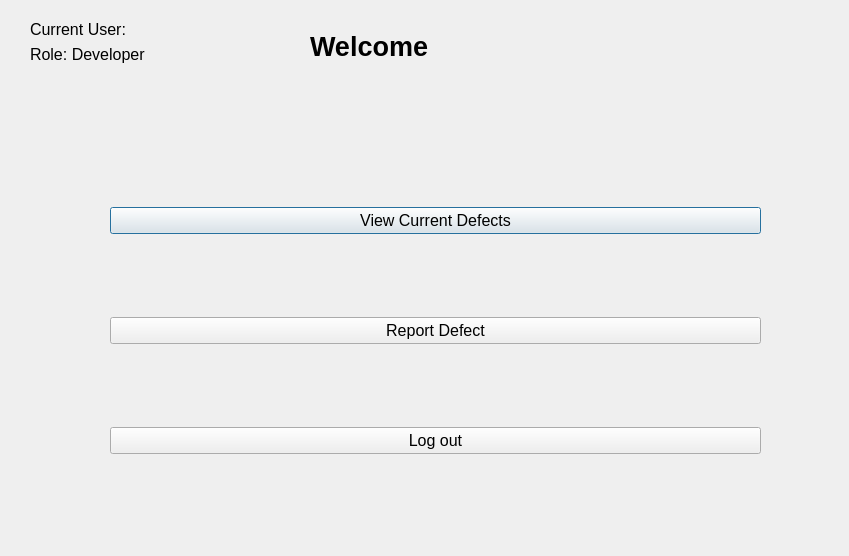
<?xml version="1.0" encoding="UTF-8"?>
<ui version="4.0">
 <class>devMenu</class>
 <widget class="QDialog" name="devMenu">
  <property name="geometry">
   <rect>
    <x>0</x>
    <y>0</y>
    <width>849</width>
    <height>556</height>
   </rect>
  </property>
  <property name="windowTitle">
   <string>Dialog</string>
  </property>
  <property name="styleSheet">
   <string notr="true"/>
  </property>
  <widget class="QWidget" name="formLayoutWidget">
   <property name="geometry">
    <rect>
     <x>30</x>
     <y>20</y>
     <width>144</width>
     <height>52</height>
    </rect>
   </property>
   <layout class="QFormLayout" name="formLayout">
    <item row="1" column="0">
     <widget class="QLabel" name="label_3">
      <property name="font">
       <font>
        <pointsize>12</pointsize>
       </font>
      </property>
      <property name="text">
       <string>Role: Developer  </string>
      </property>
     </widget>
    </item>
    <item row="0" column="0">
     <widget class="QLabel" name="label_2">
      <property name="font">
       <font>
        <pointsize>12</pointsize>
        <weight>50</weight>
        <bold>false</bold>
       </font>
      </property>
      <property name="text">
       <string>Current User: </string>
      </property>
     </widget>
    </item>
   </layout>
  </widget>
  <widget class="QLabel" name="label">
   <property name="geometry">
    <rect>
     <x>310</x>
     <y>30</y>
     <width>131</width>
     <height>33</height>
    </rect>
   </property>
   <property name="baseSize">
    <size>
     <width>0</width>
     <height>0</height>
    </size>
   </property>
   <property name="font">
    <font>
     <pointsize>20</pointsize>
     <weight>75</weight>
     <bold>true</bold>
    </font>
   </property>
   <property name="text">
    <string>Welcome</string>
   </property>
   <property name="scaledContents">
    <bool>false</bool>
   </property>
  </widget>
  <widget class="QWidget" name="verticalLayoutWidget">
   <property name="geometry">
    <rect>
     <x>110</x>
     <y>130</y>
     <width>651</width>
     <height>401</height>
    </rect>
   </property>
   <layout class="QVBoxLayout" name="verticalLayout">
    <item>
     <widget class="QPushButton" name="viewDefBtn">
      <property name="font">
       <font>
        <pointsize>12</pointsize>
       </font>
      </property>
      <property name="text">
       <string>View Current Defects</string>
      </property>
     </widget>
    </item>
    <item>
     <widget class="QPushButton" name="reportDefBtn">
      <property name="font">
       <font>
        <pointsize>12</pointsize>
       </font>
      </property>
      <property name="text">
       <string>Report Defect</string>
      </property>
     </widget>
    </item>
    <item>
     <widget class="QPushButton" name="logOutBtn">
      <property name="sizePolicy">
       <sizepolicy hsizetype="Minimum" vsizetype="Fixed">
        <horstretch>0</horstretch>
        <verstretch>0</verstretch>
       </sizepolicy>
      </property>
      <property name="font">
       <font>
        <pointsize>12</pointsize>
        <kerning>true</kerning>
       </font>
      </property>
      <property name="text">
       <string>Log out</string>
      </property>
     </widget>
    </item>
   </layout>
  </widget>
 </widget>
 <resources/>
 <connections/>
</ui>
